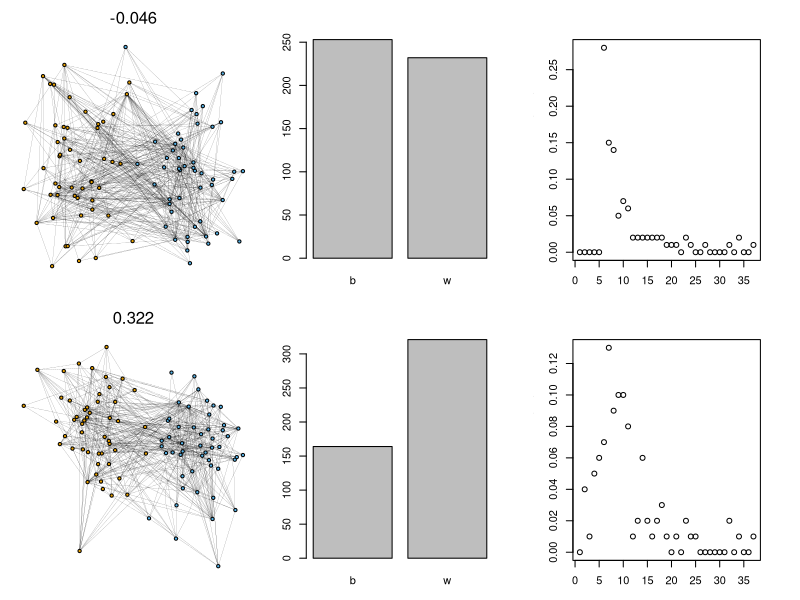

Write the R code that produced this figure.
## ---- chunk 1
knitr::opts_chunk$set(echo = TRUE)

library(dplyr)
library(readr)
library(magrittr)
library(tidyr)
library(igraph)
library(ggplot2)
library(cowplot)
library(plotrix)
library(knitr)

knitr::opts_chunk$set(cache=FALSE, fig.path = "assort-nets-op2/", 
                      warning = FALSE, message=FALSE, echo=FALSE) 

## ---- chunk 2
# Trial: 1 SF network
Gg <- sample_pa(n=100, # number of vertices
                power=1, # preferential attach.; linear=1
                m=5, 
                directed = FALSE)

## ---- chunk 3
males <- sample(1:100, 50)
females <- setdiff(1:100, males)
sexes <- data.frame(num=c(males, females), sex=c(rep(1, 50), rep(2, 50))) %>% arrange(num)

V(Gg)$sex <- sexes$sex

## ---- chunk 4

rt <- assortativity_nominal(Gg, types=V(Gg)$sex) # basically 0

## ---- chunk 5

set.seed(123)

get_e_type <- function(elRow, types){
  ifelse(diff(types[elRow])==0, "w", "b")
}

Gg0 <- Gg # copy for plotting

# network generation parameters
alph <- 0.05 # re-wire % of between edges at once
eps <- 0.05  # tolerance level for assortativity
r_f <- 0.3

w <- c()

for(i in 1:5000){
  # Step 3a: label edges as within or between 
  el <- get.edgelist(Gg)
  eTypes <- apply(el, 1, get_e_type, types=V(Gg)$sex)
  
  # Step 3b: select all between edges for potential rewiring
  eb <- which(eTypes=="b")
  GgSub <- subgraph.edges(Gg, eids=eb)

  # Step 3c: re-wire subset of between sex edges and replace old edges
  GgSub <- get.edgelist(rewire(GgSub, each_edge(prob = alph)))
  el[eb, ] <- GgSub
  
  # Step 3d: recreate entire graph and calculate assortativity
  Gg1 <- graph_from_edgelist(el, directed=FALSE)
  V(Gg1)$sex <- sexes$sex
  rt1 <- assortativity_nominal(Gg1, types=V(Gg1)$sex) # basically 0
  
  # Step 3e: if new assortativity is closer to rf, keep new graph
  if(rt1 < rt) next # less assortative than before 
  if(rt1 > (r_f + eps)) next  # way too assortative skip
  
  Gg <- Gg1 # else new graph replaces old
  rt <- rt1 #      new assortativity coef replaces old
  w <- c(w, rt) #  document the change in assortativity
  if(abs(r_f - rt) <= eps) break
}

## ---- chunk 6

plot_assort_graph <- function(graph){
  
  ##basic network layout
  nn <- 1
  types <- V(graph)$sex
  xy1 <- c(-1.5, .1) # males
  xy2 <- c(1.5, -.1) # females
  
  get_coords <- function(tps, loc1, loc2){
    # function that takes in type and loc of types and 
    # returns assignedn location with noise based on type
    
    if(tps==1){
      x=rnorm(1, mean=loc1[1], sd=.65)
      y=rnorm(1, mean=loc1[2], sd=.65)
    }
    if(tps==2){
      x=rnorm(1, mean=loc2[1], sd=.65)
      y=rnorm(1, mean=loc2[2], sd=.65)
    }
    return(c(x,y))
  }
  
  coords=lapply(types, get_coords, loc1=xy1, loc2=xy2)
  coords=do.call(rbind, coords)
  
  plot(graph, layout=coords, 
       vertex.label="", 
       vertex.size=3, vertex.color=V(graph)$sex, 
       edge.width=.1, edge.color="black")
}

# plots of network generation process
layout(matrix(c(1,2,3,4,5,6), 2, 3, byrow = TRUE))
#layout.show(n=6)

# DISASSORTATIVE
par(mar=c(1,1,2,1))
plot_assort_graph(Gg0)
rt0 <- assortativity_nominal(Gg0, types=V(Gg)$sex) # basically 0
mtext(round(rt0, 3))
el <- get.edgelist(Gg0)
eTypes <- apply(el, 1, get_e_type, types=V(Gg0)$sex)
par(mar=c(3,3,3,3))
barplot(table(eTypes))
par(mar=c(3,3,3,3))
plot(degree_distribution(Gg0))

# ASSORTATIVE
par(mar=c(1,1,2,1))
plot_assort_graph(Gg)
mtext(round(rt, 3))
el <- get.edgelist(Gg)
eTypes <- apply(el, 1, get_e_type, types=V(Gg)$sex)
par(mar=c(3,3,3,3))
barplot(table(eTypes))
par(mar=c(3,3,3,3))
plot(degree_distribution(Gg))

## ---- chunk 7

transitivity(Gg0)
transitivity(Gg)

diameter(Gg0)
diameter(Gg)

mean(degree(Gg0))
mean(degree(Gg))

assortativity_degree(Gg0)
assortativity_degree(Gg)

